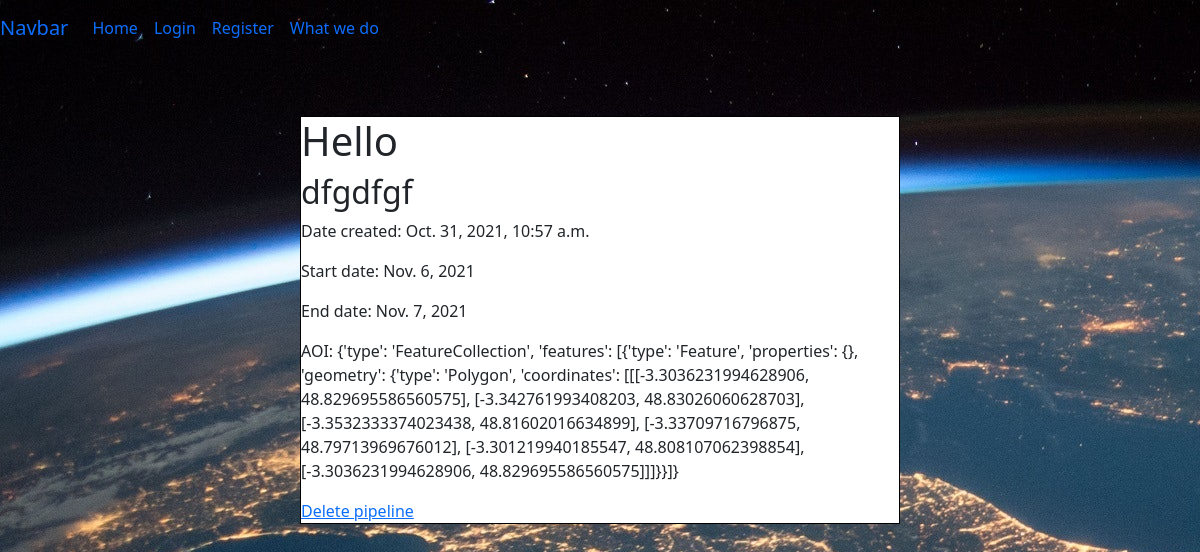
Screenshot of /post_detail/18 with the database file from the repository.
### spaceport/models.py (models this page shows)
class PipelineList(models.Model):
    MY_CHOICES = (
        ('a', 'Hola'),
        ('b', 'Hello'),
        ('c', 'Bonjour'),
        ('d', 'Boas'),
    )
    pipeline_id = models.CharField(max_length=20)              # AUTO unique identifier for this pipeline (auto generated?)
    slug = models.SlugField(max_length=200, unique=True, null=True)
    pipeline_name = models.CharField(max_length=50, unique=True)	        # user's given name for pipeline
    pipeline_des = models.TextField()                                       # user's given description
    created_by = models.CharField(max_length=100, null=True)	            # AUTO user	(username or email?)
    date_created = models.DateTimeField(auto_now=True)                      # AUTO date the pipeline was created (= today()?)
    status = models.BooleanField(default=False)	                            # AUTO pipeline active/not active (default to True when created?)
    AOI = models.JSONField(null=True, blank=True)                                   # area of interest: location co-ordinates (need to be able to control size of this?)
    start_date = models.DateField(null=True)                                         # when pipeline starts capturing images
    end_date = models.DateField(null=True)	                                        # when pipeline ends	DateField or Null	31/12/2021
    freq_number = models.PositiveIntegerField(null=True, blank=True)	   # how frequently images are captured, must be integer
    freq_interval = models.CharField(max_length=20, null=True)            # interval of frequency eg days, weeks, months (user can choose)
    cloud_cover = models.DecimalField(max_digits = 5,decimal_places=2, null=True)      # % cloud cover allowed max
    resolution = models.CharField(max_length=20, null=True)               # picture resolution range eg 7680 × 6876
    output_format = models.CharField(max_length=1, choices=MY_CHOICES,null=True)            # image format type (selected by user) GEOTiff

### spaceport/views.py (the view)
# urls.py: path('post_detail/<int:id>', views.detail_view, name='post_detail'),
def detail_view(request, id):
    context ={}
    context["data"] = PipelineList.objects.get(id = id)
    return render(request, "post_detail.html", context)

### templates/post_detail.html
{% extends "base.html" %}
{% block content %}
<div class=center-div>
   <h1>{{ data.pipeline_name }}</h1>
   <h2>{{ data.pipeline_des }}</h2>
   <p>Date created: {{ data.date_created }}</p>
   <p>Start date: {{ data.start_date }}</p>
   <p>End date: {{ data.end_date }}</p>
   <p>AOI: {{ data.AOI }}</p>
   <a href="{% url 'delete_pipeline' data.id %}">Delete pipeline</a>
</div>
{%endblock%}

### static/css/style.css (style rules this page uses)
#index-image { background-image: url('../images/landing_page.jpg'); height: 100vh; }
.center-div { width: 50%; height: auto; margin-left: 25%; background-color: white; border: solid black 1px; margin-top: 5%; }

### rows the page displays
PipelineList: pipeline_name "Hello", pipeline_des "dfgdfgf", date_created "Oct. 31, 2021, 10:57 a.m.", start_date "Nov. 6, 2021", end_date "Nov. 7, 2021", AOI "{'type': 'FeatureCollection', 'features': [{'type': 'Feature', 'properties': {}, 'geometry': {'type': 'Polygon', 'coordinates': [[[-3.3036231994628906, 48.829695586560575], [-3.342761993408203, 48.83026060628703], [-3.3532333374023438, 48.81602016634899], [-3.33709716796875, 48.79713969676012], [-3.301219940185547, 48.808107062398854], [-3.3036231994628906, 48.829695586560575]]]}}]}"
